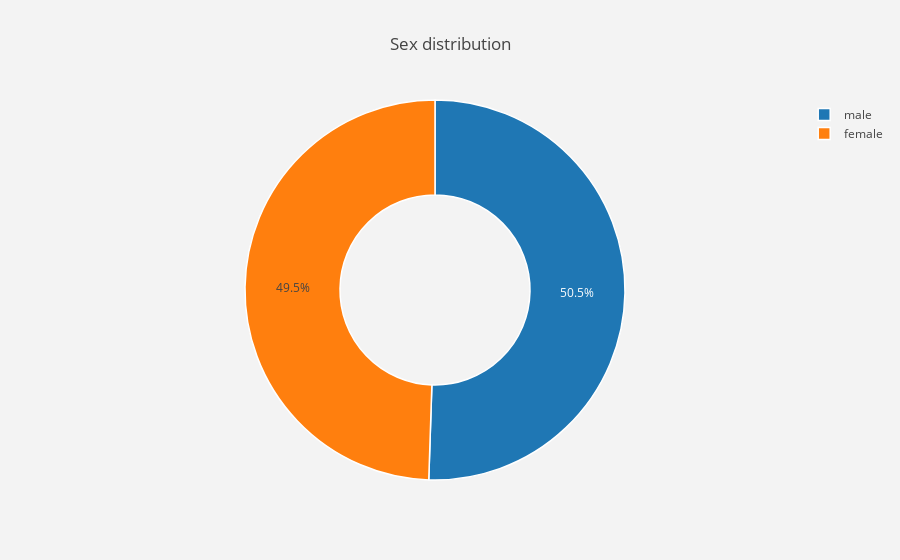
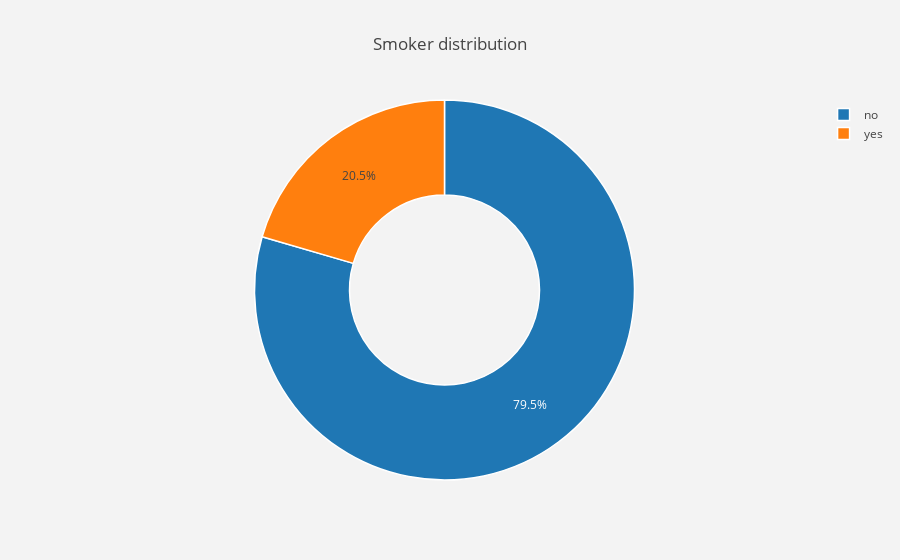
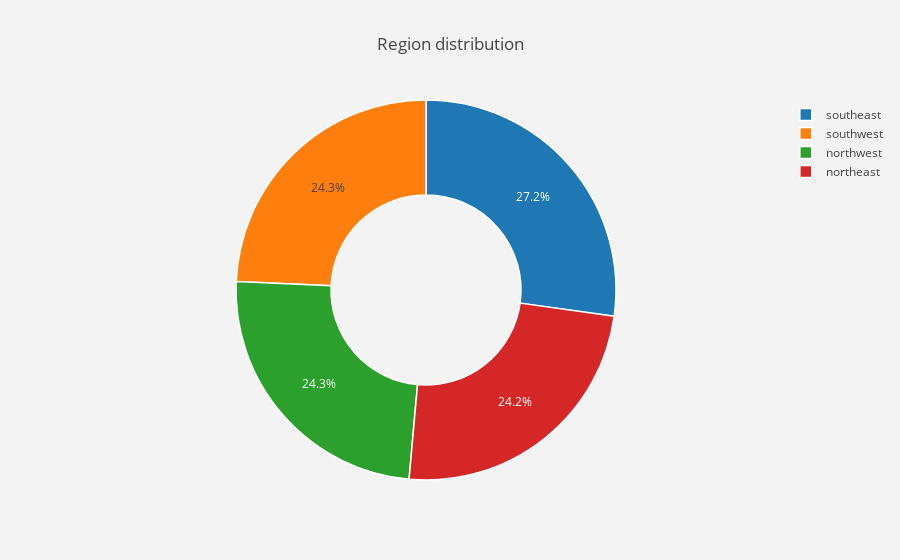

Notebook source saved alongside these figures, in order:
### Markdown cell above
### 4.2 Distribution of sex, smoker and region

### Code cell
#function to plot bar graph 
def pie_plot(column,name):
    
    trace = go.Pie(labels=medical[column].value_counts().keys().tolist(),
                   values = medical[column].value_counts().values.tolist(),
                   hoverinfo = "label+value+name",
                   hole = 0.5,
                   name = name,
                   marker = dict(line=dict(color='white',width=1.5)))
    data = [trace]
    layout = go.Layout(dict(title = name+" distribution",
                            plot_bgcolor = "rgb(243,243,243)",
                            paper_bgcolor = "rgb(243,243,243)",
                           )
                      )
    fig = go.Figure(data= data, layout=layout)
    py.iplot(fig)
    
pie_plot("sex", 'Sex')
pie_plot("smoker", 'Smoker')
pie_plot("region", 'Region')

### Figure 1 — Plotly figure (JSON) as saved in the notebook; plotly's stock layout.template omitted (floating-point values rounded to 4 significant figures)
{"data": [{"hole": 0.5, "hoverinfo": "label+value+name", "labels": ["male", "female"], "marker": {"line": {"color": "white", "width": 1.5}}, "name": "Sex", "type": "pie", "uid": "edb9068f-7a5a-4161-b76c-e8fe1a1045f0", "values": [676, 662]}], "layout": {"paper_bgcolor": "rgb(243,243,243)", "plot_bgcolor": "rgb(243,243,243)", "title": {"text": "Sex distribution"}}}

### Figure 2 — Plotly figure (JSON) as saved in the notebook; plotly's stock layout.template omitted (floating-point values rounded to 4 significant figures)
{"data": [{"hole": 0.5, "hoverinfo": "label+value+name", "labels": ["no", "yes"], "marker": {"line": {"color": "white", "width": 1.5}}, "name": "Smoker", "type": "pie", "uid": "a6235d22-ec92-4ee3-8465-0fb712398528", "values": [1064, 274]}], "layout": {"paper_bgcolor": "rgb(243,243,243)", "plot_bgcolor": "rgb(243,243,243)", "title": {"text": "Smoker distribution"}}}

### Figure 3 — Plotly figure (JSON) as saved in the notebook; plotly's stock layout.template omitted (floating-point values rounded to 4 significant figures)
{"data": [{"hole": 0.5, "hoverinfo": "label+value+name", "labels": ["southeast", "southwest", "northwest", "northeast"], "marker": {"line": {"color": "white", "width": 1.5}}, "name": "Region", "type": "pie", "uid": "5919a605-8296-491a-83d2-5839960a29a7", "values": [364, 325, 325, 324]}], "layout": {"paper_bgcolor": "rgb(243,243,243)", "plot_bgcolor": "rgb(243,243,243)", "title": {"text": "Region distribution"}}}
